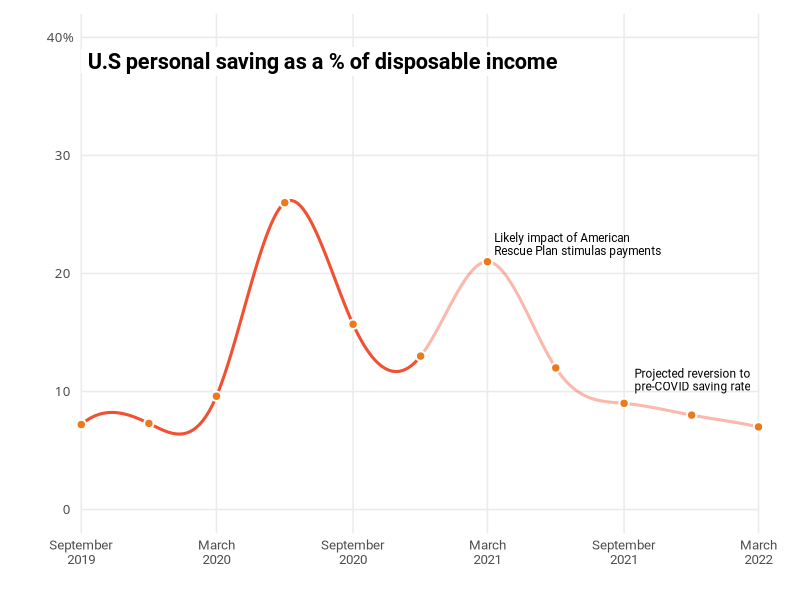

Here is the R script that generated this plot: (Note: this script raises an error after producing the figure.)
library(tidyverse)
library(lubridate)
library(here)

# Original viz: https://www.blackrock.com/corporate/insights/blackrock-investment-institute/macro-insights/april-19-2021

data <- read_csv(here("blackrock-plot", "data.csv"))

data_cleaned <- data %>% 
  mutate(
    Date = dmy(Date),
    Rate = parse_number(Rate)
  )

df_rate_smooth <- as_tibble(
  spline(y = as.numeric(data_cleaned$Rate),
         x = data_cleaned$Date,
         n = 500)
) %>% 
  mutate(x = as_date(x))

df_labels <- tibble(
  Date = c(ymd(20210310), ymd(20210915)),
  Rate = c(22.5, 11),
  label = c("Likely impact of American Rescue Plan stimulas payments",
            "Projected reversion to pre-COVID saving rate")
) %>% 
  mutate(label = str_wrap(label, width = 30))

ggplot(data_cleaned, aes(Date, Rate)) +
  # Based on actual past data
  geom_line(data = filter(df_rate_smooth, x <= ymd(20201201)), 
            aes(x, y), color = "#f15032", size = 1.05) +
  # Based on estimated future projection
  geom_line(data = filter(df_rate_smooth, x > ymd(20201201)), 
            aes(x, y), color = "#f15032", size = 1.05, alpha = 0.4) +
  geom_point(shape = 21, size = 2.5, stroke = 1,
             color = "white", fill = "#eb7a1c") +
  annotate("label", x = ymd(20190901), y = 38, 
           label = "U.S personal saving as a % of disposable income",
           family = "Roboto", fontface = "bold", size = 5.5, 
           hjust = 0, label.size = 0) +
  geom_text(
    data = df_labels,
    aes(label = label),
    family = "Roboto", size = 3, 
    hjust = 0, lineheight = 0.9
  ) +
  scale_x_date(name = "", 
               date_labels = "%B\n%Y", 
               date_breaks = "6 months",  
               expand = c(0, 0),
               limits = c(ymd(20190901), ymd(20220301))) +
  scale_y_continuous(name = "",
                     limits = c(0, 40),
                     labels = paste0(seq(0, 40, 10), 
                                     c(rep(" ", 4), "%"))) +
  coord_cartesian(clip = "off") +
  theme_minimal(base_family = "Roboto", base_size = 12) +
  theme(
    plot.margin = margin(10, 30, 10, 20),
    panel.grid.minor = element_blank(),
    axis.text.y = element_text("JetBrains Mono")
  ) +
  ggsave(here("blackrock-plot", "plot.png"), height = 6, width = 10, units = "in", dpi = 320)

